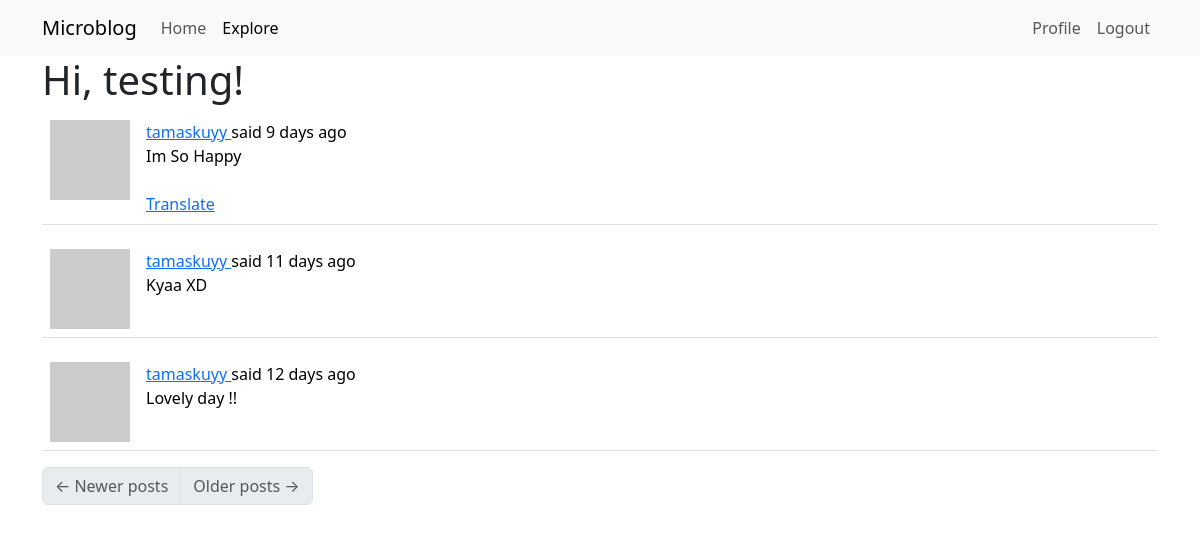
Screenshot of /explore (signed in) with the database file from the repository.
### app/models.py (models this page shows, shortened)
class User(UserMixin, db.Model):
    id = db.Column(db.Integer, primary_key=True)
    username = db.Column(db.String(64), index=True, unique=True)
    email = db.Column(db.String(120), index=True, unique=True)
    password_hash = db.Column(db.String(128))
    posts = db.relationship('Post', backref='author', lazy='dynamic')
    about_me = db.Column(db.String(140))
    last_seen = db.Column(db.DateTime, default=datetime.utcnow)
    followed = db.relationship(
        'User', secondary=followers,
        primaryjoin=(followers.c.follower_id == id),
        secondaryjoin=(followers.c.followed_id == id),
        backref=db.backref('followers', lazy='dynamic'), lazy='dynamic')
    def avatar(self, size):
        digest = md5(self.email.lower().encode('utf-8')).hexdigest()
        return 'https://www.gravatar.com/avatar/{}?d=identicon&s={}'.format(digest, size)

class Post(db.Model):
    id = db.Column(db.Integer, primary_key=True)
    body = db.Column(db.String(140))
    timestamp = db.Column(db.DateTime, index=True, default=datetime.utcnow)
    user_id = db.Column(db.Integer, db.ForeignKey('user.id'))
    language = db.Column(db.String(5))

### app/routes.py (the view)
@app.route('/explore')
@login_required
def explore():
    page = request.args.get('page', 1, type=int)
    posts = Post.query.order_by(Post.timestamp.desc()).paginate(page=page, per_page=app.config['POSTS_PER_PAGE'], error_out=False)
    next_url = url_for('explore', page=posts.next_num) \
        if posts.has_next else None
    prev_url = url_for('explore', page=posts.prev_num) \
        if posts.has_prev else None
    return render_template("index.html", title=_('Explore'), posts=posts.items, next_url=next_url, prev_url=prev_url)

### app/models.py (called while the page is built)
@login.user_loader
def load_user(id):
    return User.query.get(int(id))

### app/routes.py (called while the page is built)
@app.before_request
def before_request():
    if current_user.is_authenticated:
        current_user.last_seen = datetime.utcnow()
        db.session.commit()
    g.locale = str(get_locale())

@app.before_request
def before_request():
    if current_user.is_authenticated:
        current_user.last_seen = datetime.utcnow()
        db.session.commit()

### app/templates/index.html (shortened to what this page needs)
{% extends "base.html" %}
{% from 'bootstrap5/form.html' import render_form, render_field %}
{% block app_content %}
    <h1>{{ _('Hi, %(username)s!', username=current_user.username) }}</h1>
    {% for post in posts %}
        {% include '_post.html' %}
    {% endfor %}
    <nav aria-label="...">
        <ul class="pagination">
            <li class="page-item {% if not prev_url %} disabled{% endif %}">
                <a href="{{ prev_url or '#' }}" class="page-link">
                    <span aria-hidden="true">&larr;</span> {{ _('Newer posts') }}
                </a>
            </li>
            <li class="page-item {% if not next_url %} disabled{% endif %}">
                <a href="{{ next_url or '#' }}" class="page-link">
                    {{ _('Older posts') }} <span aria-hidden="true">&rarr;</span>
                </a>
            </li>
        </ul>
    </nav>
{% endblock %}

### app/templates/_post.html (shortened to what this page needs)
<table class="table table-hover">
    <tr>
        <td width="70px">
            <a href="{{ url_for('user', username=post.author.username) }}">
                <img src="{{ post.author.avatar(70) }}" />
            </a>
        </td>
        <td>
            {{ _('%(username)s said %(when)s',
                username=user_link, when=moment(post.timestamp).fromNow()) }}
            <br>
            <span id="post{{ post.id }}">{{ post.body }}</span>
            {% if post.language and post.language != g.locale %}
            <br><br>
            <span id="translation{{ post.id }}">
                <a href="javascript:translate(
                            'post{{ post.id }}',
                            'translation{{ post.id }}',
                            '{{ post.language }}',
                            '{{ g.locale }}');">{{ _('Translate') }}</a>
            </span>
            {% endif %}
        </td>
    </tr>
</table>

### rows the page displays
Post: body "Im So Happy"
Post: body "Kyaa XD"
Post: body "Lovely day !!"
